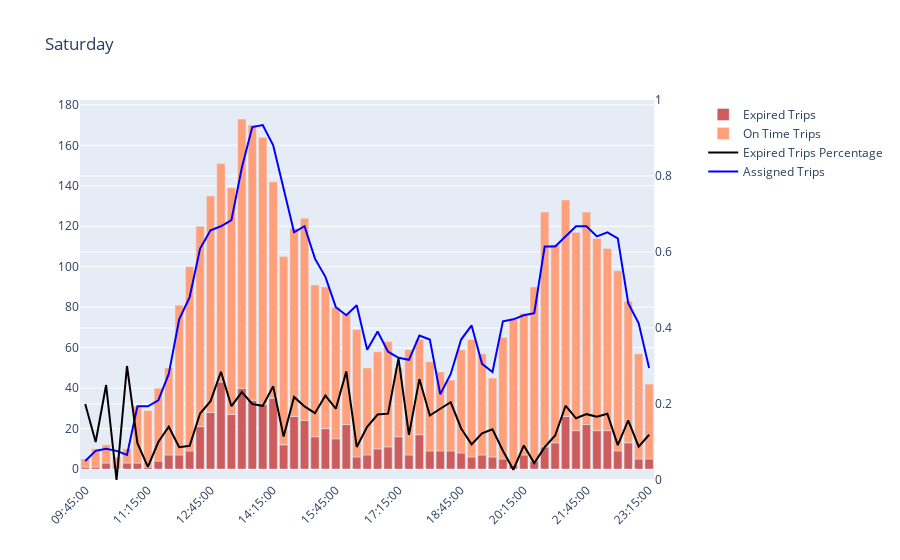
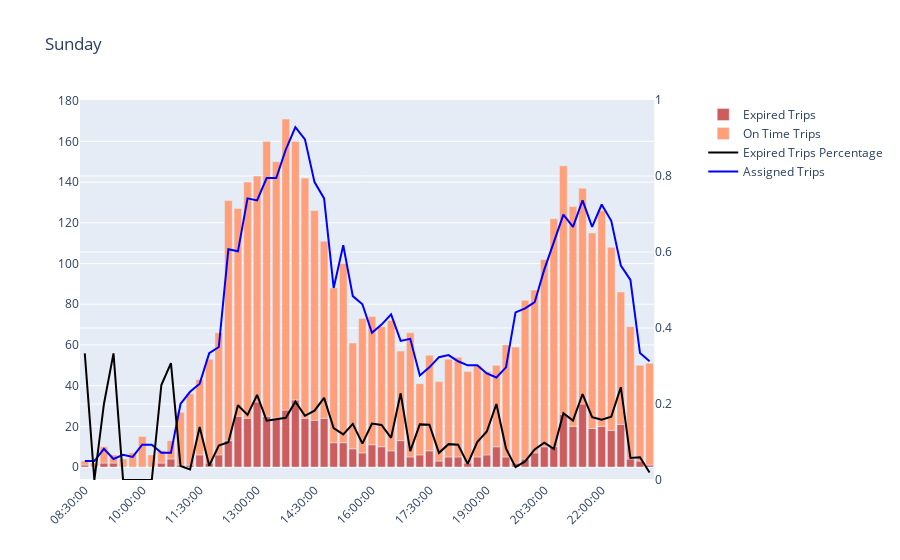
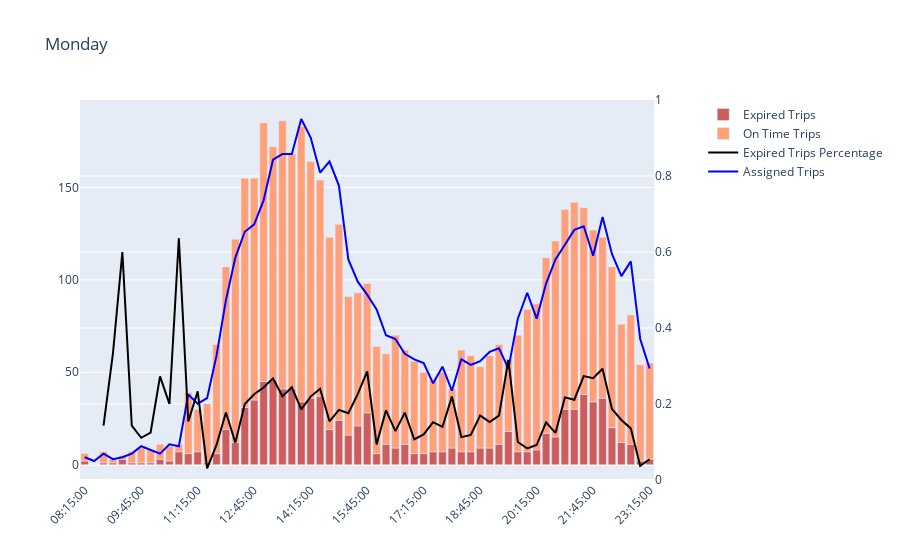
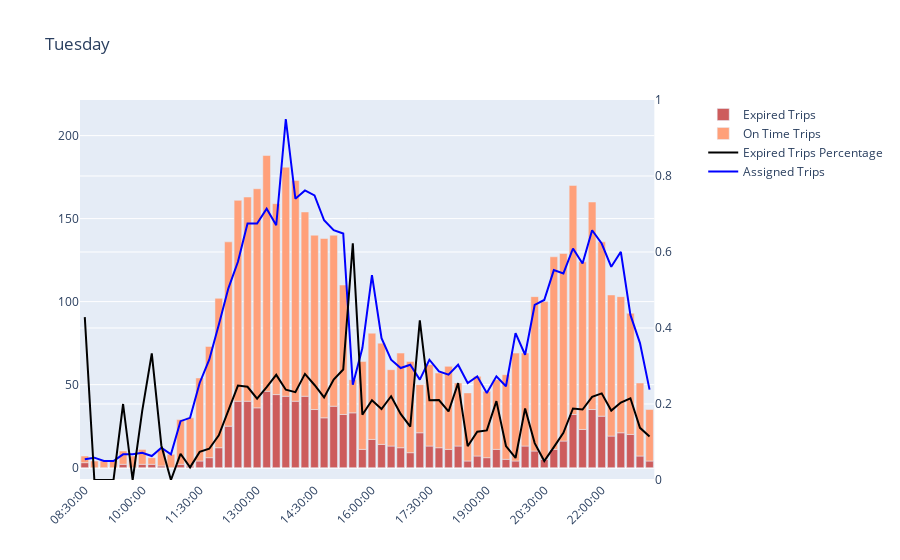

These figures' notebook cell, in order:
### Code cell
start_date = pd.to_datetime('20210724', format='%Y%m%d') 

for single_date in (start_date + timedelta(days=n) for n in range(7)):
    plot(Trips, single_date)
